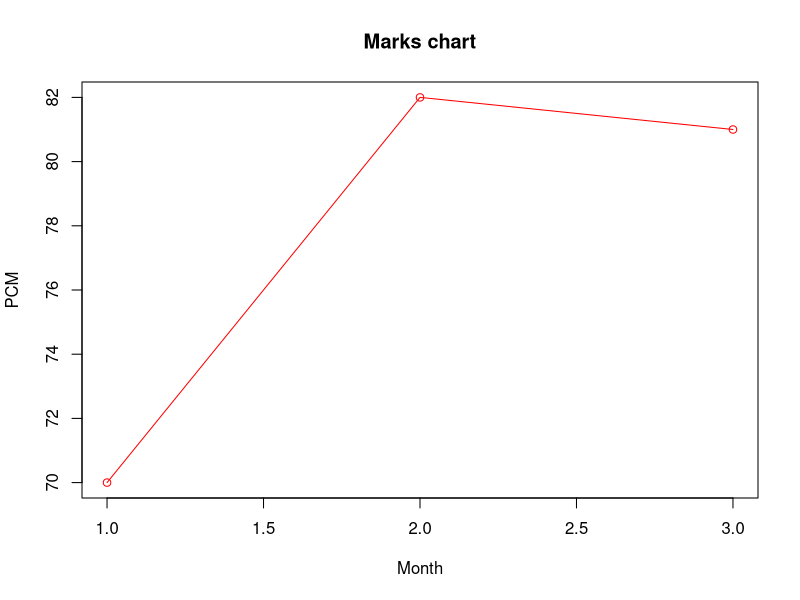

The R source for this figure:
# Multiple Lineplot
# Create the data for the chart.
P <- c(70,82,81)
C <- c(98,89,94)
M <- c(89,92,96)
# Plot the bar chart.
plot(P,type="o",col="red",xlab="Month",ylab="PCM",main="Marks chart")
#lines(C)
#lines(M)

